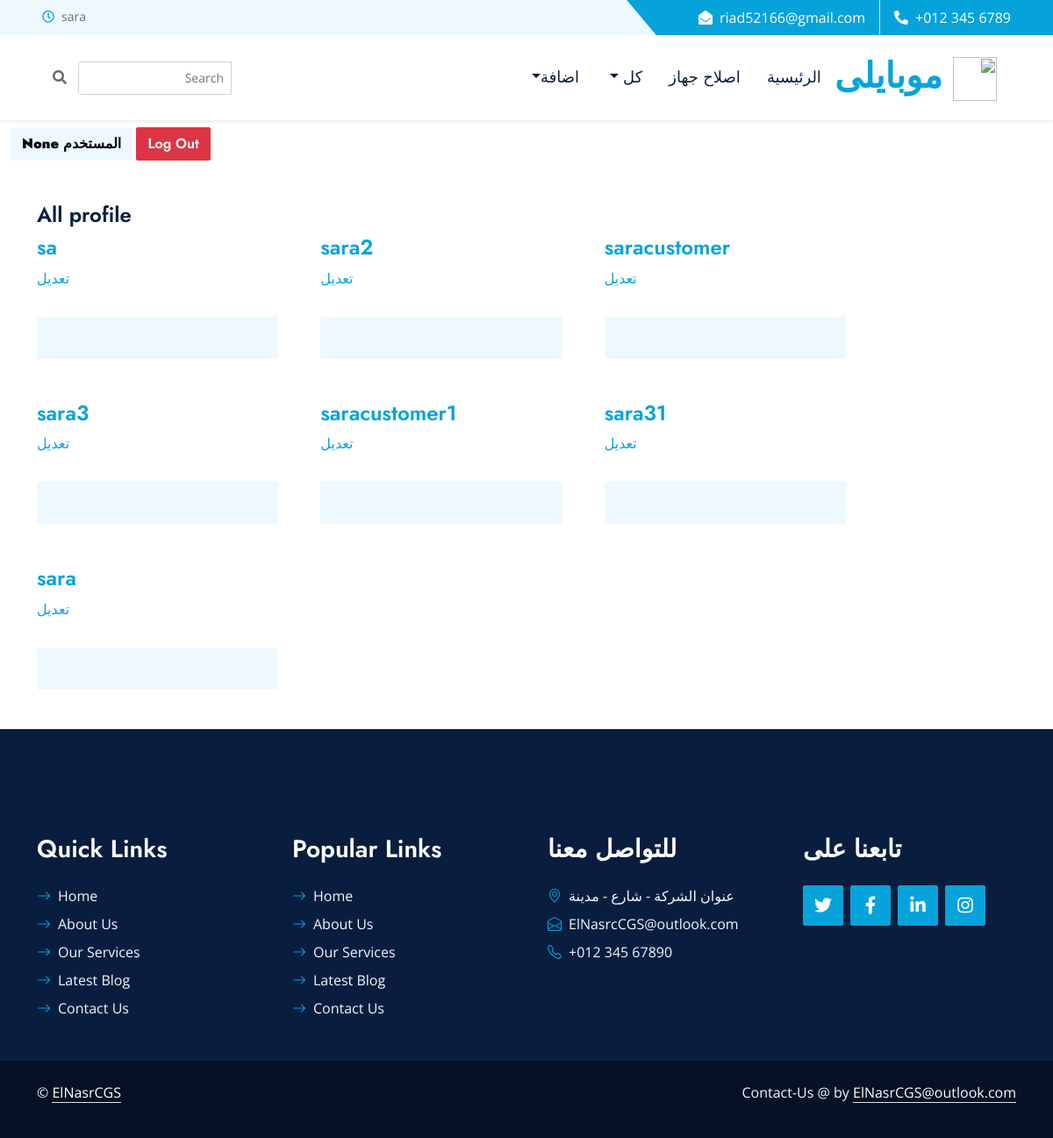
Screenshot of /all_profile (signed in) with the database file from the repository.
### app/profile/models.py (models this page shows, shortened)
class User(AbstractUser):
    is_customer = models.BooleanField(default=False)
    is_tager = models.BooleanField(default=False)

class Profile(models.Model):
    pos_site = (
        ('admin','Admin'),
        ('Customer','Customer'),
        ('Tager','Tager'),
        )
    user = models.OneToOneField(User , on_delete=models.CASCADE)
    first_name = models.CharField(max_length=50 ,verbose_name="الاسم الاول", blank=True, null=True)
    last_name = models.CharField(max_length=50 ,verbose_name="اللقب", blank=True, null=True)
    phone_number = models.CharField(max_length=11,verbose_name="رقم التليفون",null=True , blank=True)
    phone_number2 = models.CharField(max_length=11,verbose_name="رقم التليفون 2",null=True , blank=True)
    addres = models.CharField(max_length=300 ,verbose_name="العنوان", blank=True, null=True)
    area = models.CharField(max_length=50 ,verbose_name="المنقطة", blank=True, null=True)
    mailo = models.EmailField(max_length=254,verbose_name="ايميل (بالشركة)", blank=True, null=True)
    image = models.ImageField(upload_to="Profiles/",verbose_name="صورة شخصية",blank=True, null=True)
    stores = models.ManyToManyField('app.Store',verbose_name="الفروع المسئول عنها",blank=True)
    title = models.CharField(max_length=50 ,verbose_name="المسمى الوظيفى", blank=True, null=True)
    pos_in_store = models.CharField(max_length=50 ,choices=pos_site,verbose_name="صفته بالموقع", blank=True, null=True)
    slug = models.SlugField(("Slug"),blank=True,null=True)

### app/profile/view.py (the view)
# urls.py: path('all_profile',all_profile,name='all_profile'),
@login_required(login_url='login')
def all_profile(request):
    all_profile =  Profile.objects.all()
    context = {
        'all_profile': all_profile,
    }
    return render(request,'profile/all_profile.html',context)

### templates/profile/all_profile.html (shortened to what this page needs)
{% extends 'base.html' %}
{% load static %}
{% load bootstrap5 %}
{% block main %}
    <div class="contianer">
        <h4>All  profile</h4>
        <div class="row g-5 mb-5">
            <div class="col-lg-10">
                <div class="row g-5">
                {% for dev in all_profile %}
                    <div class="col-md-4 service-item wow zoomIn" data-wow-delay="0.6s">
                        <div class="card-title">
                         {% if dev.slug %}
                            <h4><a href="{% url 'profile_detail' dev.slug %}">{{dev.user}}</a></h4>
                            <span><a href="{% url 'profile_update' dev.slug %}">تعديل</a></span>
                         {% endif %}
                        </div>
                            <div class="rounded-top overflow-hidden">
                                </div>
                            <div class="position-relative bg-light rounded-bottom text-center p-4">
                        </div>
                    </div>
                {% endfor %}
                </div>
            </div>
        </div>
    </div>
{% endblock main %}

### templates/parts/header.html (shortened to what this page needs)
{% load static %}
<section class="head">
    <div class="container-fluid bg-light ps-5 pe-0 d-none d-lg-block">
        <div class="row gx-0">
            <div class="col-md-6 text-center text-lg-start mb-2 mb-lg-0">
                <div class="d-inline-flex align-items-center">
                    <small class="py-2"><i class="far fa-clock text-primary me-2"></i>sara</small>
                </div>
            </div>
            <div class="col-md-6 text-center text-lg-end">
                <div class="position-relative d-inline-flex align-items-center bg-primary text-white top-shape px-5">
                    <div class="me-3 pe-3 border-end py-2">
                        <p class="m-0"><i class="fa fa-envelope-open me-2"></i>riad52166@gmail.com</p>
                    </div>
                    <div class="py-2">
                        <p class="m-0"><i class="fa fa-phone-alt me-2"></i>+012 345 6789</p>
                    </div>
                </div>
            </div>
        </div>
    </div>
    <nav dir="rtl" class="justify-content-between navbar rtl navbar-expand-lg bg-white navbar-light shadow-sm px-5 py-3 py-lg-0">
        <a href="{% url 'home'%}" class="navbar-brand p-0">
            <h1 class="m-0 text-primary"> <img width="50px" height="50px" src="{% static 'img/logo.jpg' %}" alt=""> </i>موبايلى</h1>
        </a>
        <div class="collapse navbar-collapse" id="navbarCollapse">
            <div class="navbar-nav ms-auto py-0">
                {% if request.path == "/"%}
                <a href="{% url 'home'%}" class="nav-item nav-link active">الرئيسية</a>
                {% elif request.path == "/all_brands" %}
                {% else %}
                <a href="{% url 'home'%}" class="nav-item nav-link">الرئيسية</a>
                {% endif %}
                <a href="{% url 'fix_device' %}" class="nav-item nav-link">اصلاح جهاز</a>
                <div class="nav-item dropdown">
                    <a href="#" class="nav-link dropdown-toggle" data-bs-toggle="dropdown"> كل </a>
                </div>
                <div class="nav-item dropdown">
                    <a href="#" class="nav-link dropdown-toggle" data-bs-toggle="dropdown">اضافة</a>
                </div>
            </div>
            <form method="GET" action="{%url 'all_devices'%}" class="form-inline ml-3">
                <div class="input-group input-group-sm">
                  <input class="form-control form-control-navbar" name="search_name" type="search" placeholder="Search" aria-label="Search">
                  <div class="input-group-append">
                    <button class="btn btn-navbar" type="submit">
                      <i class="fas fa-search"></i>
                    </button>
                  </div>
                </div>
            </form>
        </div>
    </nav>
    <div class="container-fluid mt-2">
        <div class="row gx-0">
            <div class="col-md-6 text-center text-lg-start mb-2 mb-lg-0">
                {% if user.is_authenticated %}
                <button type="button" class="btn btn-light"><b>{{ user.profile.first_name }}</b> المستخدم </button>
                <a href="{% url 'logout' %}" class="btn btn-danger">Log Out</a> {% endif %}
            </div>
        </div>
    </div>
</section>

### app/static/css/style.css (style rules this page uses)
:root { --primary: #06A3DA; --secondary: #F57E57; --light: #EEF9FF; --dark: #091E3E; }
h1, h2, .font-weight-bold { font-weight: 700 !important; }
h3, h4, .font-weight-semi-bold { font-weight: 600 !important; }
.btn { font-family: 'Jost', sans-serif; font-weight: 600; transition: .5s; }
.top-shape::before { position: absolute; content: ""; width: 35px; height: 100%; top: 0; left: -17px; background: var(--primary); transform: skew(40deg); }
.navbar-light .navbar-nav .nav-link { font-family: 'Jost', sans-serif; padding: 35px 15px; font-size: 18px; color: var(--dark); outline: none; transition: .5s; }
.service-item img, .service-item .bg-light, .service-item .bg-light h5, .team-item .team-text { transition: .5s; }
.team-item .team-text::after, .service-item .bg-light::after { position: absolute; content: ""; top: 50%; bottom: 0; left: 15px; right: 15px; border-radius:100px / 15px; box-shadow: 0 0 15px rgba(0, 0, 0, .7); opacity: 0; transition: .5s; z-index: -1; }

### rows the page displays
User: profile.first_name "None"
Profile: user "sa"
Profile: user "sara2"
Profile: user "saracustomer"
Profile: user "sara3"
Profile: user "saracustomer1"
Profile: user "sara31"
Profile: user "sara"
